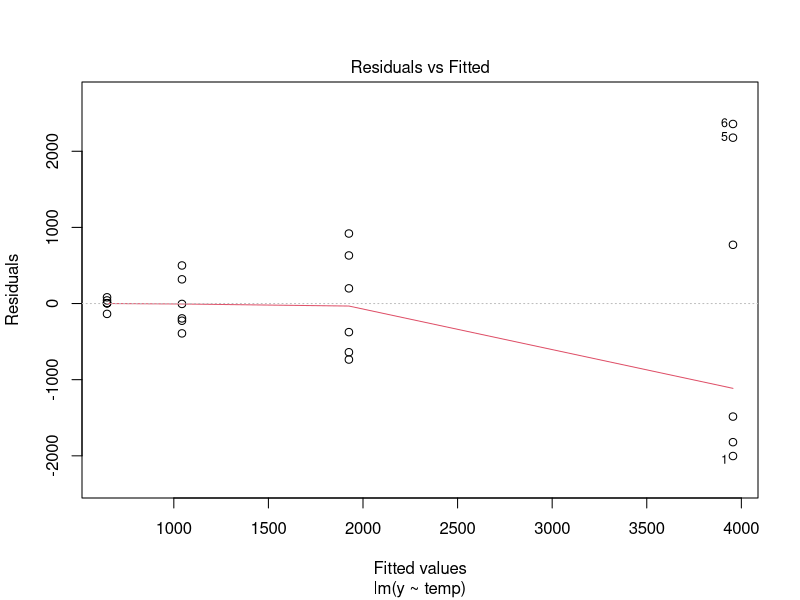
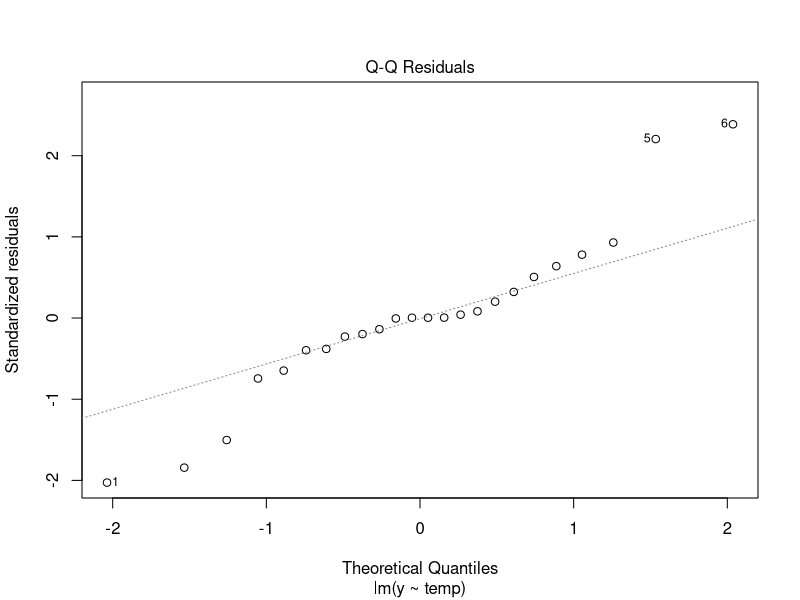
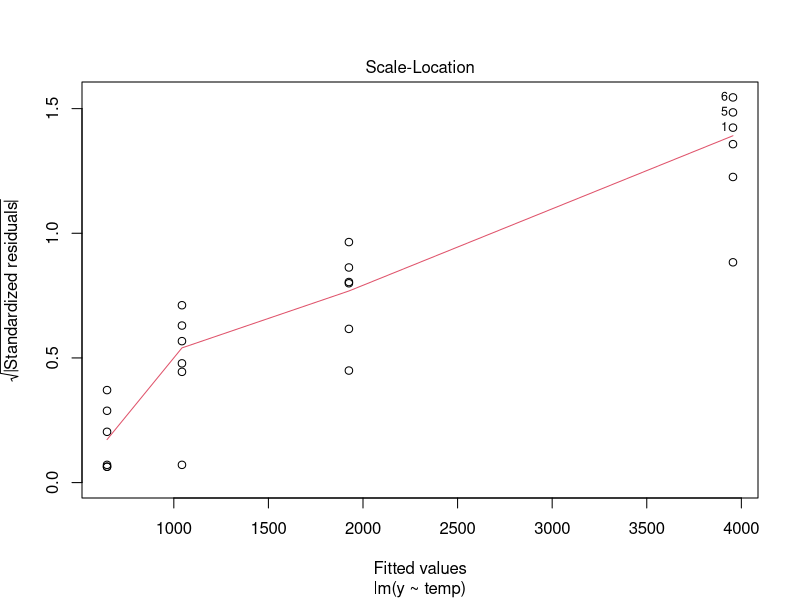
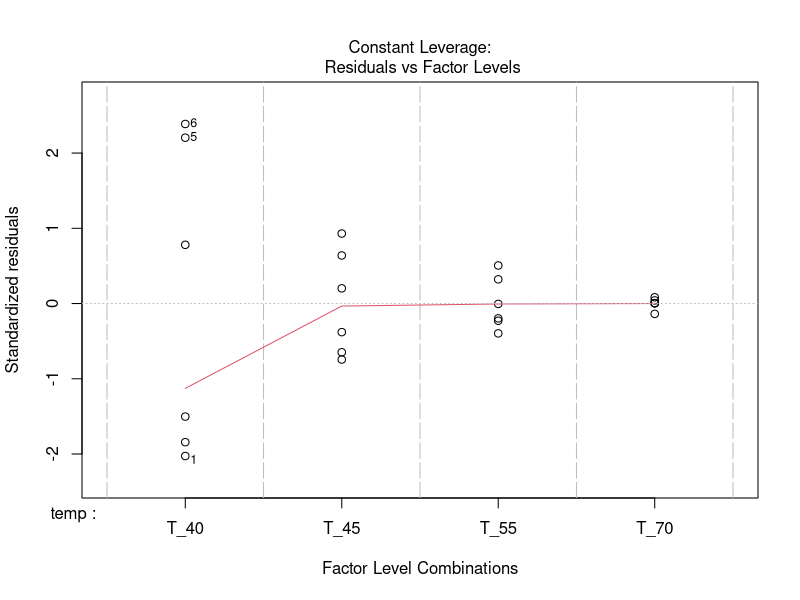
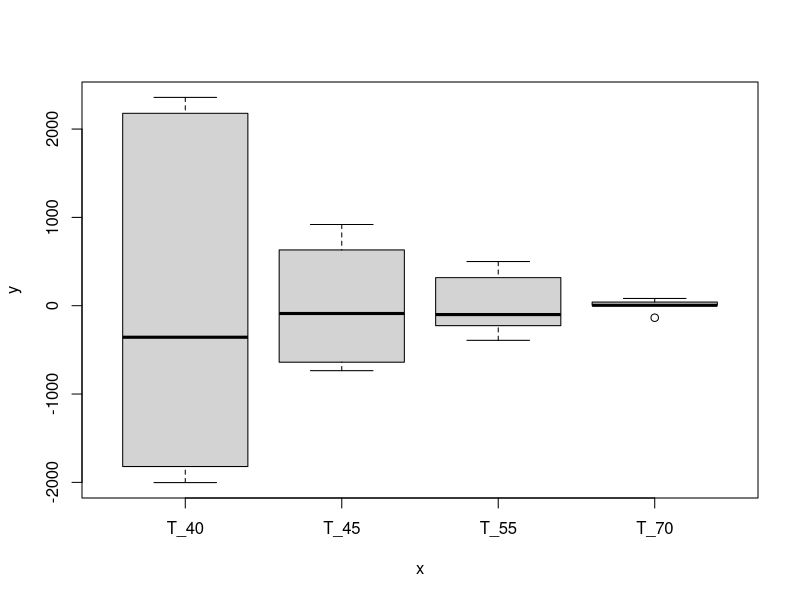

These figures' R source, in order: (Note: this script raises an error after producing the figures.)
## ---- chunk 1
temp_40 = c(1953, 2135, 2471, 4727, 6134, 6314)
temp_45 = c(1190, 1286, 1550, 2125, 2557, 2845)
temp_55 = c(651,  817,  848,  1038, 1361, 1543)
temp_70 = c(511,  651,  651,  652,  688,  729)
y = c(temp_40, temp_45, temp_55, temp_70)
T_40 = rep("T_40",6)
T_45 = rep("T_45",6)
T_55 = rep("T_55",6)
T_70 = rep("T_70",6)
temp = as.factor(c(T_40,T_45,T_55,T_70))
## ---- chunk 2
temp_aov   = aov(y ~ temp)
temp_model = lm(y ~ temp)
## ---- chunk 3
summary(temp_aov)
## ---- chunk 4
plot(temp_model)
## ---- chunk 5
temp_res = temp_model$residuals
stem(temp_res)
## ---- chunk 6
shapiro.test(temp_res)
## ---- chunk 7
plot(temp, temp_res)
## ---- chunk 8
temp_matrix = rbind(temp_40,temp_45,temp_55,temp_70)
median = apply(temp_matrix,1,median)
z = abs(temp_matrix - median)
z_vector = c(t(z))

levi = aov(z_vector ~ temp)
summary(levi)
## ---- chunk 9
heat_loss = matrix(c(10.2,10.8,10.1,10.9,11.1,11.8,11.3,11.9,9.3,9.9,
                     9.2,9.8,9.1,9.9,10.1,10.8,10.3,10.9,9.3,9.8,
                     9.0,9.9,9.2,9.8,10,10.8,10.2,10.7,9.9,9.0,
                     8.1,8.1,8,8.9,8.2,8.9,8.1,8.8,9.2,9.9,
                     7.2,7.8,7.1,7.9,8.1,8.8,8.3,8.9,9.3,9.8),
                   nrow = 5, ncol = 10, byrow = TRUE)
## ---- chunk 10
y_bar = apply(heat_loss, 1, mean)
## ---- chunk 11
p = matrix(c(4,-1,-1,-1,-1,-2,-1,0,1,2,2,-1,-2,-1,2,-1,2,0,-2,1),
           nrow = 5, ncol = 4)
## ---- chunk 12
lambda = c(1,1,1,5/6)
## ---- chunk 13
C = colSums(p*y_bar)
## ---- chunk 14
D = colSums(p^2)
## ---- chunk 15
SSp = C^2/(1/10 *D)
## ---- chunk 16
alpha = C/D
## ---- chunk 17
SS_total = sum((heat_loss - mean(heat_loss))^2)
SS_model = sum(SSp[-1])
SS_error = SS_total - SS_model
n = 50
MSE = SS_error/(n - 3 - 1) 
se_C = sqrt(MSE) * sqrt(D/10)
## ---- chunk 18
t = 5
Dh = sqrt(D/10)
Sh = Dh*se_C*sqrt((t -1)*qf(1 - .05, t - 1, n - 3 -1))
C
Sh
abs(C) > Sh
## ---- chunk 19
alpha_pc = .05/4
F_i = SSp/MSE
F_crit = qf(1 - .05/4,1, n - 3 -1)
F_i
F_crit
F_i >= F_crit
## ---- chunk 20
H = t(p[,-1])
X_t_X = diag(rep(10,5))
## ---- chunk 21
first = t(H%*%y_bar - 0)
second = solve(H %*% solve(X_t_X) %*% t(H))
third = H%*%y_bar - 0
SS_H = first %*% second %*% third
MSE_error = (SS_total - SS_H)/(50 - 5)
F = (SS_H/3)/MSE
F
## ---- chunk 22
x = c(rep(0,10), rep(20,10), rep(40,10), rep(60,10), rep(80,10))
model = lm(as.vector(heat_loss_vector) ~ x + I(x^2) + I(x^3))
summary(model)
## ---- chunk 23
plot(x = seq(0,80, 20), y_bar)
## ---- chunk 24
m = c(8.32,8.32,8.32,8.32,8.32,8.62)
library(mvtnorm)
m_t = 5 - 1
d = qmvt(p = 1 - .05, tail = "lower.tail", df = 50 - 5,  
         corr = matrix(rep(.5,m_t^2),m_t) + diag(m_t)*.5)$quantile
crit_value = d*sqrt(MSE)*sqrt(2/10)
k = m + crit_value
k
## ---- chunk 25
diff = y_bar[-1] - y_bar[1]
diff
crit_value
diff < - crit_value
## ---- chunk 26
q_value = qtukey(1 - .05, 5, 50 - 5)
HSD = q_value*sqrt(MSE)*sqrt(1/10)
abs(diff)
HSD
abs(diff) >= HSD
## ---- chunk 27
y_bar_split = c(5,26,42,52,81)
y_bar_overall = mean(y_bar_split)
rep = 4
SStotal = sum(4*(y_bar_split - y_bar_overall)^2)
## ---- chunk 28
yield = c(6,4,5,5,32,26,24,22,45,45,44,34,63,62,44,39,87,85,72,80)
yield_bar = mean(yield)
sstotal_yield = sum((yield-yield_bar)^2)
sstotal_yield
